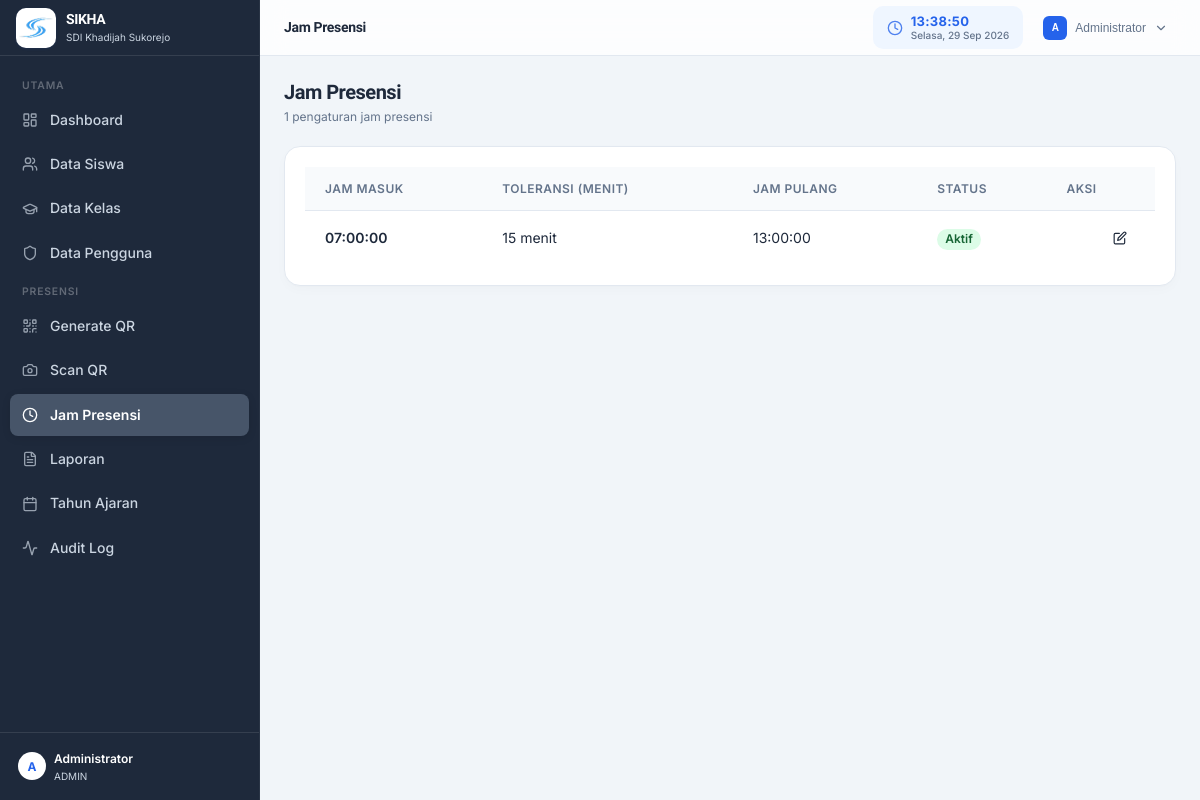
The app's page /admin/jam_presensi.php (signed in) with its own data.
### tables this page shows
CREATE TABLE IF NOT EXISTS jam_presensi (
    id CHAR(36) NOT NULL,
    jam_masuk TIME NOT NULL,
    toleransi_menit SMALLINT UNSIGNED NOT NULL DEFAULT 15,
    jam_pulang TIME NULL,
    is_active TINYINT(1) NOT NULL DEFAULT 1,
    created_at DATETIME NOT NULL DEFAULT CURRENT_TIMESTAMP,
    updated_at DATETIME NOT NULL DEFAULT CURRENT_TIMESTAMP ON UPDATE CURRENT_TIMESTAMP,
    PRIMARY KEY (id),
    KEY idx_jam_presensi_active (is_active)
);

### includes/functions.php (called while the page is built, shortened)
<?php
function appBasePath(): string
{
    static $basePath = null;
    if ($basePath !== null) return $basePath;
    $script = str_replace('\\', '/', $_SERVER['SCRIPT_NAME'] ?? '');
    $basePath = preg_replace('#/(?:admin|guru|api|siswa)/[^/]+$#', '', $script) ?? '';
    return $basePath === '/' ? '' : rtrim($basePath, '/');
}
function appUrl(string $path = ''): string
{
    $path = ltrim($path, '/');
    return appBasePath() . ($path === '' ? '/' : '/' . $path);
}
function isLoggedIn(): bool
{
    return isset($_SESSION['user_id']);
}
function hasRole(string $role): bool
{
    return isset($_SESSION['role']) && $_SESSION['role'] === $role;
}
function escape(mixed $value): string
{
    return htmlspecialchars((string)$value, ENT_QUOTES | ENT_SUBSTITUTE, 'UTF-8');
}
function jsonForHtml(mixed $value): string
{
    return json_encode($value, JSON_HEX_TAG | JSON_HEX_AMP | JSON_HEX_APOS | JSON_HEX_QUOT | JSON_UNESCAPED_UNICODE);
}

### admin/jam_presensi.php (the view, shortened to what this page needs)
<?php
require_once '../config/database.php';
require_once '../includes/functions.php';
$jamList = $pdo->query("SELECT * FROM jam_presensi ORDER BY created_at DESC")->fetchAll();
include '../includes/header.php';
?>
<div class="page-header">
    <div>
        <h1 class="page-title">Jam Presensi</h1>
        <p class="page-desc"><?= count($jamList) ?> pengaturan jam presensi</p>
    </div>
</div>
<div class="card animate-in">
    <div class="card-body p-0">
        <table class="table">
            <thead>
                <tr>
                    <th>Jam Masuk</th>
                    <th>Toleransi (menit)</th>
                    <th>Jam Pulang</th>
                    <th>Status</th>
                    <th>Aksi</th>
                </tr>
            </thead>
            <tbody>
                <?php foreach ($jamList as $j): ?>
                <tr class="animate-in" style="animation-delay: 0ms;">
                    <td class="font-semibold"><?= escape($j['jam_masuk']) ?></td>
                    <td><?= (int)$j['toleransi_menit'] ?> menit</td>
                    <td><?= escape($j['jam_pulang'] ?? '-') ?></td>
                    <td>
                        <?php if ($j['is_active']): ?>
                            <span class="badge badge-success">Aktif</span>
                        <?php else: ?>
                            <span class="badge badge-secondary">Nonaktif</span>
                        <?php endif; ?>
                    </td>
                    <td>
                        <div class="flex justify-end gap-1">
                            <button class="btn btn-ghost btn-icon btn-sm" onclick="editJam(<?= jsonForHtml($j) ?>)" title="Edit">
                                <svg width="14" height="14" viewBox="0 0 24 24" fill="none" stroke="currentColor" stroke-width="2" stroke-linecap="round" stroke-linejoin="round"><path d="M11 4H4a2 2 0 0 0-2 2v14a2 2 0 0 0 2 2h14a2 2 0 0 0 2-2v-7"/><path d="M18.5 2.5a2.121 2.121 0 0 1 3 3L12 15l-4 1 1-4 9.5-9.5z"/></svg>
                            </button>
                        </div>
                    </td>
                </tr>
                <?php endforeach; ?>
            </tbody>
        </table>
    </div>
</div>
<?php include '../includes/footer.php'; ?>

### includes/header.php (shortened to what this page needs)
<!DOCTYPE html>
<html lang="id">
<head>
    <link href="<?= appUrl('assets/css/style.css?v=3.0') ?>" rel="stylesheet">
    <link rel="stylesheet" href="https://cdn.jsdelivr.net/npm/bootstrap-icons@1.11.1/font/bootstrap-icons.css">
</head>
<body>
    <div id="root">
    <?php if(isLoggedIn()): ?>
    <div class="layout-wrapper">
        <?php include __DIR__ . '/sidebar.php'; ?>
        <div class="main-content">
            <header class="topbar">
                <div class="topbar-left">
                    <h1 class="topbar-title" id="pageTitle">
                        <?php
                        $pageTitles = [
                            'dashboard.php' => 'Dashboard',
                            'siswa.php' => 'Data Siswa',
                            'kelas.php' => 'Data Kelas',
                            'tahun_ajaran.php' => 'Tahun Ajaran',
                            'jam_presensi.php' => 'Jam Presensi',
                            'presensi_qr.php' => 'Scan QR',
                            'generate_qr.php' => 'Generate QR',
                            'laporan.php' => 'Laporan',
                            'users.php' => 'Data Pengguna',
                            'audit_log.php' => 'Audit Log',
                            'profil.php' => 'Profil',
                            'presensi_manual.php' => 'Presensi Manual',
                        ];
                        $currentFile = basename($_SERVER['PHP_SELF']);
                        echo $pageTitles[$currentFile] ?? 'SIKHA';
                        ?>
                    </h1>
                </div>
                <div class="topbar-right">
                    <div class="live-clock" id="liveClock">
                        <svg width="16" height="16" viewBox="0 0 24 24" fill="none" stroke="currentColor" stroke-width="2" stroke-linecap="round" stroke-linejoin="round"><circle cx="12" cy="12" r="10"/><polyline points="12 6 12 12 16 14"/></svg>
                        <div class="live-clock-text">
                            <span class="live-clock-time" id="liveTime">--:--:--</span>
                            <span class="live-clock-date" id="liveDate">---</span>
                        </div>
                    </div>
                    <div class="user-dropdown" id="userDropdown">
                        <button class="user-dropdown-trigger" onclick="toggleUserMenu(event)" aria-haspopup="true" aria-expanded="false">
                            <div class="user-dropdown-avatar">
                                <span><?= strtoupper(substr(escape($_SESSION['nama'] ?? 'U'), 0, 1)) ?></span>
                            </div>
                            <span class="user-dropdown-name"><?= escape($_SESSION['nama'] ?? 'User') ?></span>
                            <svg class="user-dropdown-chevron" viewBox="0 0 24 24" fill="none" stroke="currentColor" stroke-width="2" stroke-linecap="round" stroke-linejoin="round"><path d="m6 9 6 6 6-6"/></svg>
                        </button>
                    </div>
                </div>
            </header>
            <main class="content-area custom-scrollbar">
    <?php endif; ?>

### includes/sidebar.php (shortened to what this page needs)
<div class="sidebar" id="sidebar">
    <div class="sidebar-brand">
        <div class="sidebar-brand-icon">
            <img src="<?= appUrl('assets/logo.png') ?>" alt="SIKHA Logo" style="width:100%;height:100%;object-fit:contain;">
        </div>
        <div class="sidebar-brand-text">
            <h3>SIKHA</h3>
            <small>SDI Khadijah Sukorejo</small>
        </div>
    </div>
    <nav class="sidebar-nav custom-scrollbar">
        <?php if(hasRole('ADMIN')): ?>
        <div class="sidebar-section">Utama</div>
        <a href="<?= appUrl('admin/dashboard.php') ?>" class="sidebar-link <?= basename($_SERVER['PHP_SELF']) === 'dashboard.php' ? 'sidebar-link-active' : '' ?>">
            <span>Dashboard</span>
        </a>
        <a href="<?= appUrl('admin/siswa.php') ?>" class="sidebar-link <?= basename($_SERVER['PHP_SELF']) === 'siswa.php' ? 'sidebar-link-active' : '' ?>">
            <svg viewBox="0 0 24 24" fill="none" stroke="currentColor" stroke-width="2" stroke-linecap="round" stroke-linejoin="round"><path d="M16 21v-2a4 4 0 0 0-4-4H6a4 4 0 0 0-4 4v2"/><path d="M16 3.128a4 4 0 0 1 0 7.744"/><path d="M22 21v-2a4 4 0 0 0-3-3.87"/><circle cx="9" cy="7" r="4"/></svg>
            <span>Data Siswa</span>
        </a>
        <a href="<?= appUrl('admin/kelas.php') ?>" class="sidebar-link <?= basename($_SERVER['PHP_SELF']) === 'kelas.php' ? 'sidebar-link-active' : '' ?>">
            <span>Data Kelas</span>
        </a>
        <a href="<?= appUrl('admin/users.php') ?>" class="sidebar-link <?= basename($_SERVER['PHP_SELF']) === 'users.php' ? 'sidebar-link-active' : '' ?>">
            <svg viewBox="0 0 24 24" fill="none" stroke="currentColor" stroke-width="2" stroke-linecap="round" stroke-linejoin="round"><path d="M20 13c0 5-3.5 7.5-7.66 8.95a1 1 0 0 1-.67-.01C7.5 20.5 4 18 4 13V6a1 1 0 0 1 1-1c2 0 4.5-1.2 6.24-2.72a1.17 1.17 0 0 1 1.52 0C14.51 3.81 17 5 19 5a1 1 0 0 1 1 1z"/></svg>
            <span>Data Pengguna</span>
        </a>
        <div class="sidebar-section">Presensi</div>
        <a href="<?= appUrl('admin/generate_qr.php') ?>" class="sidebar-link <?= basename($_SERVER['PHP_SELF']) === 'generate_qr.php' ? 'sidebar-link-active' : '' ?>">
            <span>Generate QR</span>
        </a>
        <a href="<?= appUrl('admin/presensi_qr.php') ?>" class="sidebar-link <?= basename($_SERVER['PHP_SELF']) === 'presensi_qr.php' ? 'sidebar-link-active' : '' ?>">
            <span>Scan QR</span>
        </a>
        <a href="<?= appUrl('admin/jam_presensi.php') ?>" class="sidebar-link <?= basename($_SERVER['PHP_SELF']) === 'jam_presensi.php' ? 'sidebar-link-active' : '' ?>">
            <svg viewBox="0 0 24 24" fill="none" stroke="currentColor" stroke-width="2" stroke-linecap="round" stroke-linejoin="round"><circle cx="12" cy="12" r="10"/><path d="M12 6v6l4 2"/></svg>
            <span>Jam Presensi</span>
        </a>
        <a href="<?= appUrl('admin/laporan.php') ?>" class="sidebar-link <?= basename($_SERVER['PHP_SELF']) === 'laporan.php' ? 'sidebar-link-active' : '' ?>">
            <span>Laporan</span>
        </a>
        <a href="<?= appUrl('admin/tahun_ajaran.php') ?>" class="sidebar-link <?= basename($_SERVER['PHP_SELF']) === 'tahun_ajaran.php' ? 'sidebar-link-active' : '' ?>">
            <svg viewBox="0 0 24 24" fill="none" stroke="currentColor" stroke-width="2" stroke-linecap="round" stroke-linejoin="round"><rect x="3" y="4" width="18" height="18" rx="2"/><line x1="16" y1="2" x2="16" y2="6"/><line x1="8" y1="2" x2="8" y2="6"/><line x1="3" y1="10" x2="21" y2="10"/></svg>
            <span>Tahun Ajaran</span>
        </a>
        <a href="<?= appUrl('admin/audit_log.php') ?>" class="sidebar-link <?= basename($_SERVER['PHP_SELF']) === 'audit_log.php' ? 'sidebar-link-active' : '' ?>">
            <svg viewBox="0 0 24 24" fill="none" stroke="currentColor" stroke-width="2" stroke-linecap="round" stroke-linejoin="round"><path d="M22 12h-2.48a2 2 0 0 0-1.93 1.46l-2.35 8.36a.25.25 0 0 1-.48 0L9.24 2.18a.25.25 0 0 0-.48 0l-2.35 8.36A2 2 0 0 1 4.49 12H2"/></svg>
            <span>Audit Log</span>
        </a>
        <?php endif; ?>
    </nav>
    <div class="sidebar-footer">
        <div class="sidebar-user">
            <div class="sidebar-user-avatar">
                <span><?= strtoupper(substr(escape($_SESSION['nama'] ?? 'U'), 0, 1)) ?></span>
            </div>
            <div class="sidebar-user-info">
                <div class="sidebar-user-name"><?= escape($_SESSION['nama'] ?? 'User') ?></div>
                <div class="sidebar-user-role"><?= escape($_SESSION['role'] ?? '') ?></div>
            </div>
        </div>
    </div>
</div>

### includes/footer.php (shortened to what this page needs)
    <?php if(isLoggedIn()): ?>
            </main>
        </div>
    </div>
    <?php endif; ?>
    </div>
</body>
</html>

### records on screen
jam_presensi: jam_masuk "07:00:00", toleransi_menit "15", jam_pulang "13:00:00", is_active "Aktif"

### other values on screen
substr(escape($_SESSION['nama'] ?? 'U'), 0, 1) "A"
$_SESSION['nama'] "Administrator"
$_SESSION['role'] "ADMIN"
$pageTitles[$currentFile] "Jam Presensi"
count($jamList) "1"
